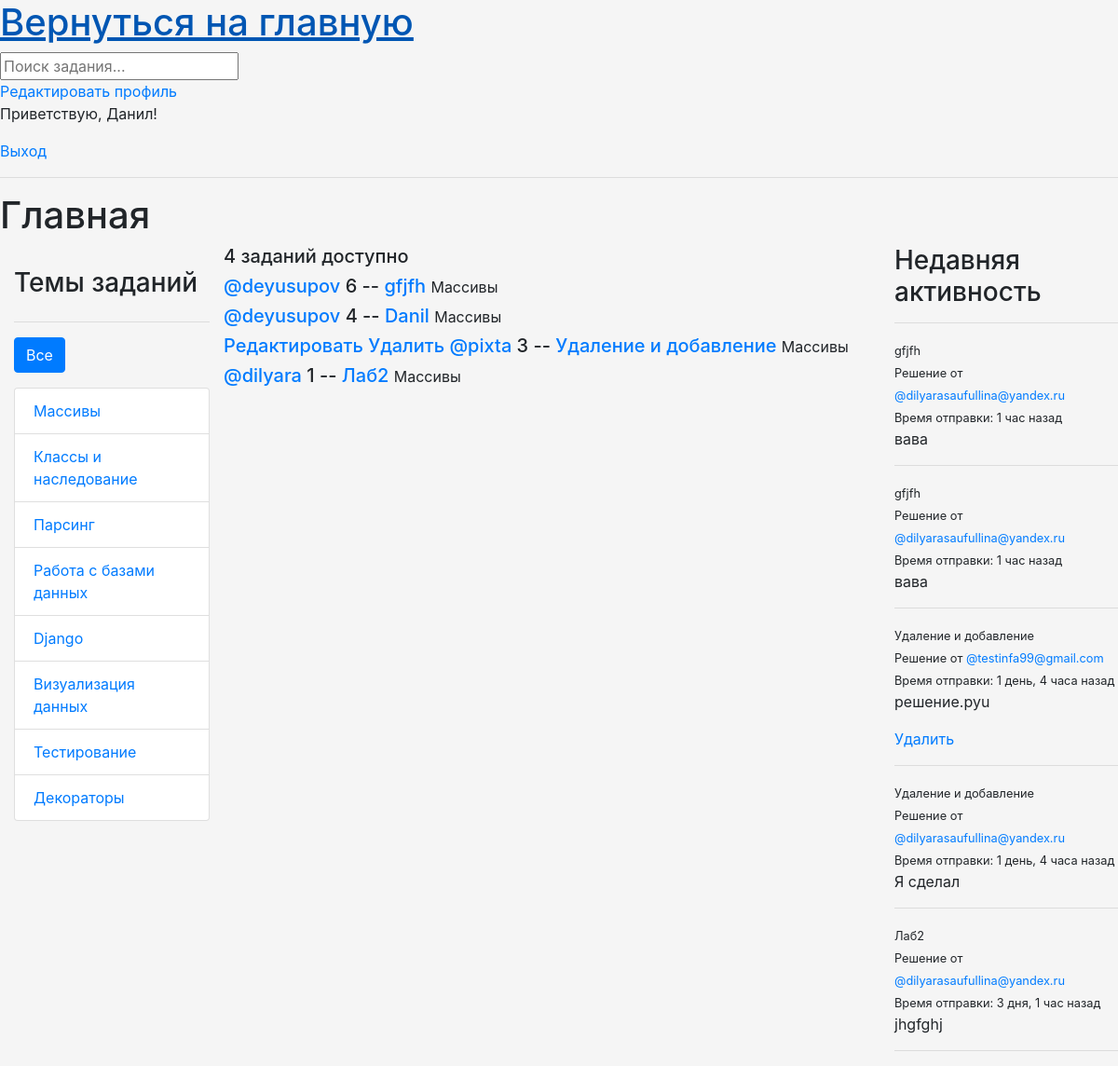
The app's page /?q=Массивы (signed in) with its own data.
### base/models.py (models this page shows, shortened)
class User(AbstractUser):
    name = models.CharField(max_length=200, null=True)
    email = models.EmailField(unique=True, null=True)
    bio = models.TextField(null=True)
    ROLE_CHOICES = [
        ('admin', 'Admin'),
        ('user', 'User'),
    ]
    role = models.CharField(max_length=5, choices=ROLE_CHOICES, default='user')
    avatar = models.ImageField(null=True, default='avatar.svg')
    USERNAME_FIELD = 'email'
    REQUIRED_FIELDS = []

class Topic(models.Model):
    name = models.CharField(max_length = 200)

class Task(models.Model):
    host = models.ForeignKey(User, on_delete = models.SET_NULL, null = True)
    topic = models.ForeignKey(Topic, on_delete = models.SET_NULL, null = True)
    name = models.CharField(max_length = 200)
    description = models.TextField(null = True, blank = True)
    participants = models.ManyToManyField(User, related_name = 'participants', blank = True)
    updated = models.DateTimeField(auto_now = True)
    created = models.DateTimeField(auto_now_add = True)
    class Meta:
        ordering=['-updated','-created']
    def __str__(self):
        return self.name

class Message(models.Model):
    user = models.ForeignKey(User, on_delete=models.CASCADE)
    task = models.ForeignKey(Task, on_delete=models.CASCADE)
    body = models.TextField()
    attachment = models.FileField(upload_to='message_files/', null=True, blank=True)
    updated = models.DateTimeField(auto_now=True)
    created = models.DateTimeField(auto_now_add=True)
    class Meta:
        ordering = ['-updated','-created']
    def __str__(self):
        return self.body[0:50]

### base/views.py (the view, shortened to what this page needs)
# urls.py: path('', views.home, name="home"),
@login_required(login_url='login')
def home(request):
    if request.user.role == 'user':
        q = request.GET.get('q') if request.GET.get('q') else ''
        tasks = Task.objects.filter(
            Q(topic__name__icontains=q) |
            Q(name__icontains=q) |
            Q(description__icontains=q)
        )
        topics = Topic.objects.all()
        task_count = tasks.count()
        task_messages = Message.objects.all().filter(Q(task__topic__name__icontains=q))
        context = {'tasks': tasks, 'topics': topics, 'task_count': task_count, 'task_messages': task_messages}
        return render(request, 'base/home_user.html', context)
    else:
        return redirect('login')

### base/templates/base/home_user.html (shortened to what this page needs)
{% extends 'main.html' %}
{%block content %}
<h1>Главная</h1>
<div class="home-container">
    <div>
       {% include 'base/topics_component.html' %}
    </div>
    <div>
        <h5>{{task_count}} заданий доступно</h5>
        <div>
            {% include 'base/feed_component.html' %}
        </div>
    </div>
    <div>
        {% include 'base/activity_component.html' %}
    </div>
</div>
{% endblock content %}

### templates/navbar.html
<a href="/">
    <h1>Вернуться на главную</h1>
</a>
<form method="GET" action="{%url 'home' %}">
    <input type="text" name="q" placeholder="Поиск задания..."/>
</form>
<a href="{% url 'update-user' %}">Редактировать профиль</a>
{% if request.user.is_authenticated %}
<p>Приветствую, {{request.user.name}}!</p>
<a href="{% url 'logout' %}">Выход</a>
{% else %}
<a href="{% url 'login' %}">Вход</a>
{% endif %}

### base/templates/base/topics_component.html
<div class="container mt-4">
    <h3 class="mb-4">Темы заданий</h3>
    <hr>
    <div class="d-flex justify-content-between mb-3">
        <a href="{% url 'home' %}" class="btn btn-primary">Все</a>
    </div>
    <ul class="list-group">
        {% for topic in topics %}
          <li class="list-group-item {% if topic.name == selected_topic %}active{% endif %}">
            <a href="{% url 'home' %}?q={{ topic.name }}" class="stretched-link">
              {{ topic.name }}
            </a>
          </li>
        {% endfor %}
      </ul>
</div>

### base/templates/base/feed_component.html
{% for task in tasks %}
<div>
  <h5>
    {% if request.user == task.host %}
    <a href="{% url 'update-task' task.id %}">Редактировать</a>
    <a href="{% url 'delete-task' task.id %}">Удалить</a>
    {% endif %}
    <a href="{% url 'user-profile' task.host.id %}"> @{{task.host.username}}</a>
    {{task.id}} -- <a href="{% url 'task' task.id %}"> {{task.name}}</a>
    <small>{{task.topic.name}}</small>
  </h5>
</div>
{% endfor %}

### base/templates/base/activity_component.html (shortened to what this page needs)
<h3>Недавняя активность</h3>
<hr>
{% if task_messages %}
    {% for message in task_messages %}
        <div>
            <small >{{message.task}}</small>
            <small>Решение от <a href="{% url 'user-profile' message.user.id %}">@{{message.user}}</a></small>
            <small >Время отправки: {{message.created|timesince}} назад</small>
            <p>{{message}}</p>
            {% if request.user == message.user %}
            <a href="{% url 'delete-message' message.id %}">Удалить</a>
            {% endif %}
            <hr>
        </div>
    {% endfor %}
{% else %}
    <p>Никто ничего не выложил</p>
{% endif %}

### static/styles/main.css (style rules this page uses)
.body { background-color: whitesmoke; }

### base/templates/base/home_user.html (style rules this page uses)
.home-container { display: grid; grid-template-columns: 1fr 3fr 1fr; }

### records on screen
User: user.name "Данил"
Topic: name "Массивы"
Topic: name "Классы и наследование"
Topic: name "Парсинг"
Topic: name "Работа с базами данных"
Topic: name "Django"
Topic: name "Визуализация данных"
Topic: name "Тестирование"
Topic: name "Декораторы"
Task: host.username "deyusupov", id "6", name "gfjfh", topic.name "Массивы"
Task: host.username "deyusupov", id "4", name "Danil", topic.name "Массивы"
Task: shows "Редактировать", host.username "pixta", id "3", name "Удаление и добавление", topic.name "Массивы"
Task: host.username "dilyara", id "1", name "Лаб2", topic.name "Массивы"
Message: task "gfjfh", user "dilyarasaufullina@yandex.ru", created "1 час", body "вава"
Message: task "gfjfh", user "dilyarasaufullina@yandex.ru", created "1 час", body "вава"
Message: task "Удаление и добавление", user "testinfa99@gmail.com", created "1 день, 4 часа", body "решение.pyu", shows "Удалить"
Message: task "Удаление и добавление", user "dilyarasaufullina@yandex.ru", created "1 день, 4 часа", body "Я сделал"
Message: task "Лаб2", user "dilyarasaufullina@yandex.ru", created "3 дня, 1 час", body "jhgfghj"

### other values on screen
{{ task_count }} "4"
